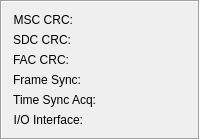
      <widget class="QFrame" name="frame_5" >
       <property name="sizePolicy" >
        <sizepolicy vsizetype="Preferred" hsizetype="Fixed" >
         <horstretch>0</horstretch>
         <verstretch>0</verstretch>
        </sizepolicy>
       </property>
       <property name="frameShape" >
        <enum>QFrame::Box</enum>
       </property>
       <property name="frameShadow" >
        <enum>QFrame::Sunken</enum>
       </property>
       <layout class="QHBoxLayout" name="horizontalLayout_3" >
        <item>
         <layout class="QFormLayout" name="formLayoutLEDs" >
          <property name="fieldGrowthPolicy" >
           <enum>QFormLayout::AllNonFixedFieldsGrow</enum>
          </property>
          <item row="0" column="0" >
           <widget class="QLabel" name="TextLabelLEDMSCCRC" >
            <property name="sizePolicy" >
             <sizepolicy vsizetype="Minimum" hsizetype="MinimumExpanding" >
              <horstretch>0</horstretch>
              <verstretch>0</verstretch>
             </sizepolicy>
            </property>
            <property name="text" >
             <string>MSC CRC:</string>
            </property>
            <property name="alignment" >
             <set>Qt::AlignRight|Qt::AlignTrailing|Qt::AlignVCenter</set>
            </property>
            <property name="wordWrap" >
             <bool>false</bool>
            </property>
           </widget>
          </item>
          <item row="0" column="1" >
           <widget class="CMultColorLED" native="1" name="LEDMSC" />
          </item>
          <item row="1" column="0" >
           <widget class="QLabel" name="TextLabelLEDSDCCRC" >
            <property name="sizePolicy" >
             <sizepolicy vsizetype="Minimum" hsizetype="MinimumExpanding" >
              <horstretch>0</horstretch>
              <verstretch>0</verstretch>
             </sizepolicy>
            </property>
            <property name="text" >
             <string>SDC CRC:</string>
            </property>
            <property name="alignment" >
             <set>Qt::AlignRight|Qt::AlignTrailing|Qt::AlignVCenter</set>
            </property>
            <property name="wordWrap" >
             <bool>false</bool>
            </property>
           </widget>
          </item>
          <item row="1" column="1" >
           <widget class="CMultColorLED" native="1" name="LEDSDC" />
          </item>
          <item row="2" column="0" >
           <widget class="QLabel" name="TextLabelLEDFACCRC" >
            <property name="sizePolicy" >
             <sizepolicy vsizetype="Minimum" hsizetype="MinimumExpanding" >
              <horstretch>0</horstretch>
              <verstretch>0</verstretch>
             </sizepolicy>
            </property>
            <property name="text" >
             <string>FAC CRC:</string>
            </property>
            <property name="alignment" >
             <set>Qt::AlignRight|Qt::AlignTrailing|Qt::AlignVCenter</set>
            </property>
            <property name="wordWrap" >
             <bool>false</bool>
            </property>
           </widget>
          </item>
          <item row="2" column="1" >
           <widget class="CMultColorLED" native="1" name="LEDFAC" />
          </item>
          <item row="3" column="0" >
           <widget class="QLabel" name="TextLabelLEDFrameSync" >
            <property name="sizePolicy" >
             <sizepolicy vsizetype="Minimum" hsizetype="MinimumExpanding" >
              <horstretch>0</horstretch>
              <verstretch>0</verstretch>
             </sizepolicy>
            </property>
            <property name="text" >
             <string>Frame Sync:</string>
            </property>
            <property name="alignment" >
             <set>Qt::AlignRight|Qt::AlignTrailing|Qt::AlignVCenter</set>
            </property>
            <property name="wordWrap" >
             <bool>false</bool>
            </property>
           </widget>
          </item>
          <item row="3" column="1" >
           <widget class="CMultColorLED" native="1" name="LEDFrameSync" />
          </item>
          <item row="4" column="0" >
           <widget class="QLabel" name="TextLabelLEDTimeSyncAcq" >
            <property name="sizePolicy" >
             <sizepolicy vsizetype="Minimum" hsizetype="MinimumExpanding" >
              <horstretch>0</horstretch>
              <verstretch>0</verstretch>
             </sizepolicy>
            </property>
            <property name="text" >
             <string>Time Sync Acq:</string>
            </property>
            <property name="alignment" >
             <set>Qt::AlignRight|Qt::AlignTrailing|Qt::AlignVCenter</set>
            </property>
            <property name="wordWrap" >
             <bool>false</bool>
            </property>
           </widget>
          </item>
          <item row="4" column="1" >
           <widget class="CMultColorLED" native="1" name="LEDTimeSync" />
          </item>
          <item row="5" column="0" >
           <widget class="QLabel" name="TextLabelLEDIOInterface" >
            <property name="sizePolicy" >
             <sizepolicy vsizetype="Minimum" hsizetype="MinimumExpanding" >
              <horstretch>0</horstretch>
              <verstretch>0</verstretch>
             </sizepolicy>
            </property>
            <property name="text" >
             <string>I/O Interface:</string>
            </property>
            <property name="alignment" >
             <set>Qt::AlignRight|Qt::AlignTrailing|Qt::AlignVCenter</set>
            </property>
            <property name="wordWrap" >
             <bool>false</bool>
            </property>
           </widget>
          </item>
          <item row="5" column="1" >
           <widget class="CMultColorLED" native="1" name="LEDIOInterface" />
          </item>
         </layout>
        </item>
       </layout>
      </widget>
